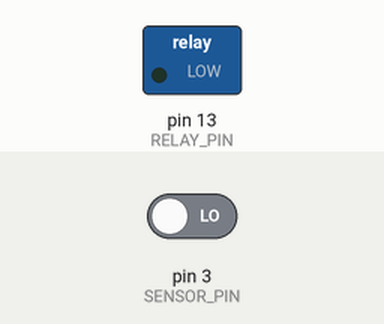
Recording of a sketch running on a simulated Arduino Uno, built with avr-gcc and run on an emulated ATmega328P. Shown: switched loads named in the sketch (green lamp = pin HIGH). Dashed ring = blinking. The inputs (shaded band) are chosen by the test bench; at power-on: pin 3 (SENSOR_PIN) LOW.

Above: at 1.2 s.
1.3 s: pin 3 (SENSOR_PIN) driven HIGH
At 1.69 s:
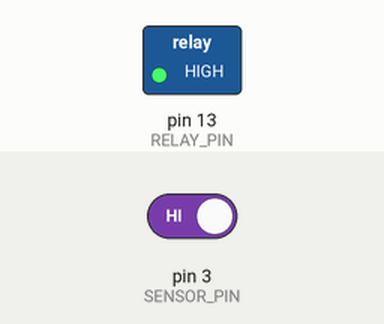
4.3 s: pin 3 (SENSOR_PIN) driven LOW
At 4.3 s:
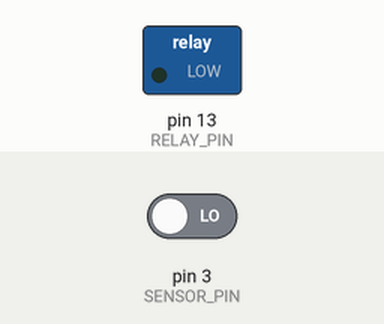
Timing chart, 0 to 7.3 s (numbered marks = the images above; inputs shaded):
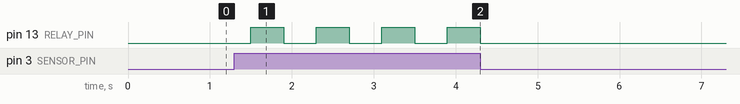

Measured:
- after the input at 1.3 s, pin 13 (RELAY_PIN): alternates HIGH for 0.40 s and LOW for 0.40 s, starting after 0.20 s
- after the input at 4.3 s, pin 13 (RELAY_PIN): stops changing and stays LOW

The sketch:

Double_clap_switch.ino
```cpp
/*
===============
**************  https://github.com/vinojv96/  *********
===============
*/

#define DELAY 200 // time to wait after a clap (prevents detecting lots of claps as 1 signal)
#define RELAY_PIN 13
#define SENSOR_PIN 3
#define DIFF_MAX 600 // max milliseconds difference between 2 claps


void setup()
{
  pinMode(SENSOR_PIN, INPUT);
  pinMode(RELAY_PIN, OUTPUT);
}

boolean firstClap = false;
boolean secondClap = false;
boolean offClap1 = false;

unsigned long firstClapTime;
unsigned long offClap1Time;
unsigned long lastOperation = 0;

void loop()
{
  if(millis() - lastOperation < DELAY) // wait DELAY time because sound lasts some time
      return;

  if(digitalRead(SENSOR_PIN) == HIGH) // someone's clapping
  {
      if(firstClap == false)
      {
          firstClap = true;
          firstClapTime = millis();
      }
      else if(secondClap == false)
      {
          if(millis() - firstClapTime < DIFF_MAX) // make sure two second clap were made in short period of time
          {
              secondClap = true;
          }
      }
      else // fistClap and secondClap = true, so we are now turning it off
      {
          if(offClap1 == false)
          {
              offClap1 = true;
              offClap1Time = millis();
          }
          else // first OFF clap was made, now is the second
          {
              unsigned long offClap2Time = millis();
              if(offClap2Time - offClap1Time < DIFF_MAX) // make sure two second clap were made in short period of time
              {
                  firstClap = false;
                  secondClap = false;
              }
              offClap1 = false;
          }
      }

      lastOperation = millis();
  }

  unsigned long diff = millis() - firstClapTime;
  if(firstClap == true && secondClap == false && diff > DIFF_MAX) // reset firstClap value if there was no second clap
  {
      firstClap = false;
  }

  diff = millis() - offClap1Time;
  if(offClap1 == true && diff > DIFF_MAX) // reset offClap value if there was no second clap in time
  {
      offClap1 = false;
  }

  digitalWrite(RELAY_PIN, secondClap); // secondClap is always true if ON and false if OFF
}
```
